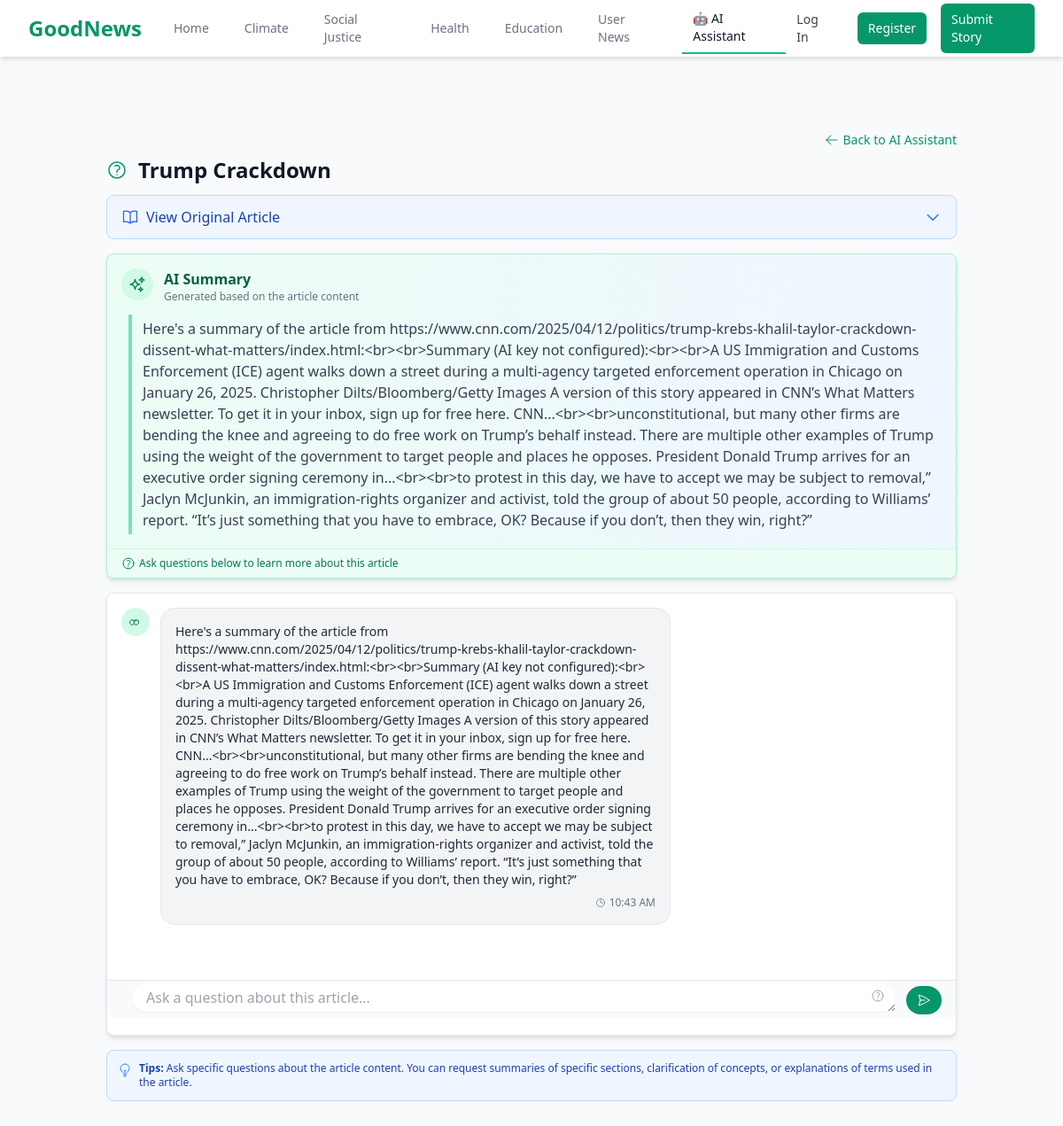
The page /chat/1 on the database its author committed.
### models.py (models this page shows, shortened)
class ChatSession(db.Model):
    id = db.Column(db.Integer, primary_key=True)
    title = db.Column(db.String(200), nullable=False)
    article_text = db.Column(db.Text, nullable=False)
    summary = db.Column(db.Text)
    user_id = db.Column(db.Integer, db.ForeignKey('user.id'), nullable=True)
    created_at = db.Column(db.DateTime, default=datetime.utcnow)
    messages = db.relationship('ChatMessage', backref='session', lazy=True, cascade="all, delete-orphan")

class ChatMessage(db.Model):
    id = db.Column(db.Integer, primary_key=True)
    content = db.Column(db.Text, nullable=False)
    is_user = db.Column(db.Boolean, default=True)  # True if from user, False if from AI
    created_at = db.Column(db.DateTime, default=datetime.utcnow)
    session_id = db.Column(db.Integer, db.ForeignKey('chat_session.id'), nullable=False)

### app.py (the view, shortened to what this page needs)
@app.route('/chat/<int:session_id>', methods=['GET', 'POST'])
def chat_session(session_id):
    chat_session = ChatSession.query.get_or_404(session_id)
    if current_user.is_authenticated and chat_session.user_id and chat_session.user_id != current_user.id:
        flash('You do not have permission to access this chat session', 'danger')
        return redirect(url_for('ai_assistant'))
    messages = ChatMessage.query.filter_by(session_id=session_id).order_by(ChatMessage.created_at).all()
    form = ChatMessageForm()
    return render_template('chat_session.html',
                          session=chat_session,
                          messages=messages,
                          form=form)

### forms.py
class ChatMessageForm(FlaskForm):
    message = TextAreaField('Your Question', validators=[DataRequired()])
    submit = SubmitField('Send')

### app.py (called while the page is built)
@app.template_filter('nl2br')
def nl2br_filter(text):
    if not text:
        return ""
    return text.replace('\n', '<br>')

### templates/chat_session.html (shortened to what this page needs)
{% extends "base.html" %}
{% block content %}
<div class="max-w-5xl mx-auto px-4 sm:px-6 lg:px-8 pt-3 pb-5">
    <div class="flex items-center justify-end mb-2 text-sm">
        <a href="{{ url_for('ai_assistant') }}" class="flex items-center text-green-600 hover:text-green-800 transition-colors">
            <svg xmlns="http://www.w3.org/2000/svg" fill="none" viewBox="0 0 24 24" stroke-width="1.5" stroke="currentColor" class="w-4 h-4 mr-1">
                <path stroke-linecap="round" stroke-linejoin="round" d="M10.5 19.5L3 12m0 0l7.5-7.5M3 12h18" />
            </svg>
            Back to AI Assistant
        </a>
    </div>
    <h1 class="text-2xl font-bold text-gray-900 mb-3 flex items-center">
        <span class="text-green-600 mr-3">
        </span>
        {{ session.title }}
    </h1>
    <div class="mb-4">
        <button id="showArticleBtn" class="flex items-center justify-between w-full py-3 px-4 bg-blue-50 hover:bg-blue-100 rounded-lg text-left border border-blue-200 transition-colors">
            <div class="flex items-center">
                <span class="font-medium text-blue-800">View Original Article</span>
            </div>
            <svg id="chevronDown" class="h-5 w-5 text-blue-500" fill="none" viewBox="0 0 24 24" stroke="currentColor">
                <path stroke-linecap="round" stroke-linejoin="round" stroke-width="2" d="M19 9l-7 7-7-7" />
            </svg>
        </button>
    </div>
    {% if messages|length > 0 and not messages[0].is_user %}
    <div class="mb-4 bg-gradient-to-r from-green-50 to-blue-50 rounded-lg border border-green-200 shadow-md">
        <div class="p-4">
            <div class="flex items-start mb-3">
                <div class="flex-shrink-0 bg-green-100 p-2 rounded-full mr-3">
                </div>
                <div class="flex-1">
                    <h3 class="text-base font-semibold text-green-800">AI Summary</h3>
                    <p class="text-xs text-gray-500">Generated based on the article content</p>
                </div>
            </div>
            <div class="border-l-4 border-green-300 pl-3 py-1 ml-2">
                <div class="text-gray-700 prose prose-sm max-w-none">
                    {{ messages[0].content|safe|nl2br }}
                </div>
            </div>
        </div>
        <div class="border-t border-green-100 bg-green-50 px-4 py-2 text-xs text-green-700 flex items-center rounded-b-lg">
            Ask questions below to learn more about this article
        </div>
    </div>
    {% endif %}
    <div class="bg-white border border-gray-200 rounded-lg shadow-md mb-4 flex flex-col" style="height: 60vh; min-height: 500px;">
        <div id="chatMessages" class="p-4 overflow-y-scroll flex-grow" style="max-height: calc(60vh - 44px);">
            <div class="space-y-4">
                {% for message in messages %}
                <div class="flex {% if message.is_user %}justify-end{% endif %}">
                    {% if not message.is_user %}
                    <div class="flex-shrink-0 mr-3">
                        <div class="bg-green-100 rounded-full p-2 w-8 h-8 flex items-center justify-center">
                        </div>
                    </div>
                    {% endif %}
                    <div class="max-w-xl rounded-2xl p-4 {% if message.is_user %}bg-green-100 border border-green-200{% else %}bg-gray-100 border border-gray-200{% endif %}">
                        <div class="text-sm {% if message.is_user %}text-green-800{% else %}text-gray-800{% endif %} prose prose-sm max-w-none">
                            {{ message.content|safe|nl2br }}
                        </div>
                        <div class="text-xs text-gray-500 mt-2 flex items-center justify-end">
                            <svg xmlns="http://www.w3.org/2000/svg" fill="none" viewBox="0 0 24 24" stroke-width="1.5" stroke="currentColor" class="w-3 h-3 mr-1">
                                <path stroke-linecap="round" stroke-linejoin="round" d="M12 6v6h4.5m4.5 0a9 9 0 11-18 0 9 9 0 0118 0z" />
                            </svg>
                            {{ message.created_at.strftime('%I:%M %p') }}
                        </div>
                    </div>
                </div>
                {% endfor %}
            </div>
        </div>
        <div class="px-4 py-1 border-t border-gray-200 bg-gray-50 rounded-b-lg flex-shrink-0" style="height: 44px;">
            <form method="POST" id="chatForm" class="flex space-x-3 h-full items-center" action="{{ url_for('chat_session', session_id=session.id) }}#chat-end">
                <div class="flex-grow relative">
                    {{ form.message(class="w-full rounded-full border-gray-300 shadow-sm focus:border-green-500 focus:ring-green-500 px-4 py-1 pr-10 h-8", placeholder="Ask a question about this article...", rows="1") }}
                    <div class="absolute right-3 top-1.5 text-gray-400">
                    </div>
                </div>
                <button type="submit" class="bg-green-600 text-white py-0.5 px-3 rounded-full hover:bg-green-700 focus:outline-none focus:ring-1 focus:ring-green-500 transition-colors flex items-center h-8">
                    <span id="sendText" class="flex items-center">
                        <svg xmlns="http://www.w3.org/2000/svg" fill="none" viewBox="0 0 24 24" stroke-width="1.5" stroke="currentColor" class="w-4 h-4">
                            <path stroke-linecap="round" stroke-linejoin="round" d="M6 12L3.269 3.126A59.768 59.768 0 0121.485 12 59.77 59.77 0 013.27 20.876L5.999 12zm0 0h7.5" />
                        </svg>
                    </span>
                </button>
            </form>
        </div>
    </div>
    <div class="mt-3 bg-blue-50 rounded-lg p-3 border border-blue-200 text-xs">
        <div class="flex">
            <div class="text-blue-500 mr-2 mt-0.5">
            </div>
            <div class="text-blue-800">
                <span class="font-semibold">Tips:</span> Ask specific questions about the article content. You can request summaries of specific sections, clarification of concepts, or explanations of terms used in the article.
            </div>
        </div>
    </div>
</div>
{% endblock %}

### rows shown on the page
ChatSession: title "Trump Crackdown"
ChatMessage: content "Here's a summary of the article from https://www.cnn.com/2025/04/12/politics/trump-krebs-khalil-taylor-crackdown-dissent-what-matters/index.html:<br><br>Summary (AI key not configured):<br><br>A US Immigration and Customs Enforcement (ICE) agent walks down a street during a multi-agency targeted enforcement operation in Chicago on January 26, 2025. Christopher Dilts/Bloomberg/Getty Images A version of this story appeared in CNN’s What Matters newsletter. To get it in your inbox, sign up for free here. CNN...<br><br>unconstitutional, but many other firms are bending the knee and agreeing to do free work on Trump’s behalf instead. There are multiple other examples of Trump using the weight of…", is_user False (drawn), created_at "10:43 AM"
